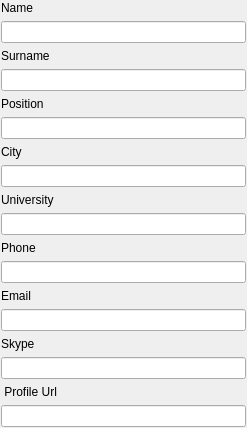
<?xml version="1.0" encoding="UTF-8"?>
<ui version="4.0">
 <class>DetailsResultWidget</class>
 <widget class="QWidget" name="DetailsResultWidget">
  <property name="geometry">
   <rect>
    <x>0</x>
    <y>0</y>
    <width>247</width>
    <height>417</height>
   </rect>
  </property>
  <property name="windowTitle">
   <string>Form</string>
  </property>
  <layout class="QGridLayout" name="gridLayout">
   <property name="margin">
    <number>1</number>
   </property>
   <item row="0" column="0">
    <widget class="QLabel" name="label_6">
     <property name="text">
      <string>Name</string>
     </property>
    </widget>
   </item>
   <item row="1" column="0">
    <widget class="QLineEdit" name="nameField"/>
   </item>
   <item row="2" column="0">
    <widget class="QLabel" name="label_7">
     <property name="text">
      <string>Surname</string>
     </property>
    </widget>
   </item>
   <item row="3" column="0">
    <widget class="QLineEdit" name="surnameField"/>
   </item>
   <item row="4" column="0">
    <widget class="QLabel" name="label_8">
     <property name="text">
      <string>Position</string>
     </property>
    </widget>
   </item>
   <item row="5" column="0">
    <widget class="QLineEdit" name="positionField"/>
   </item>
   <item row="6" column="0">
    <widget class="QLabel" name="label_9">
     <property name="text">
      <string>City</string>
     </property>
    </widget>
   </item>
   <item row="7" column="0">
    <widget class="QLineEdit" name="cityFieldResult"/>
   </item>
   <item row="8" column="0">
    <widget class="QLabel" name="label_10">
     <property name="text">
      <string>University</string>
     </property>
    </widget>
   </item>
   <item row="9" column="0">
    <widget class="QLineEdit" name="univercityFieldResult"/>
   </item>
   <item row="10" column="0">
    <widget class="QLabel" name="label_11">
     <property name="text">
      <string>Phone</string>
     </property>
    </widget>
   </item>
   <item row="11" column="0">
    <widget class="QLineEdit" name="phoneField"/>
   </item>
   <item row="12" column="0">
    <widget class="QLabel" name="label_12">
     <property name="text">
      <string>Email</string>
     </property>
    </widget>
   </item>
   <item row="13" column="0">
    <widget class="QLineEdit" name="emailField"/>
   </item>
   <item row="14" column="0">
    <widget class="QLabel" name="label_13">
     <property name="text">
      <string>Skype</string>
     </property>
    </widget>
   </item>
   <item row="15" column="0">
    <widget class="QLineEdit" name="skypeField"/>
   </item>
   <item row="16" column="0">
    <widget class="QLabel" name="label_4">
     <property name="text">
      <string> Profile Url</string>
     </property>
    </widget>
   </item>
   <item row="17" column="0">
    <widget class="QLineEdit" name="urlField"/>
   </item>
  </layout>
 </widget>
 <resources/>
 <connections/>
</ui>
